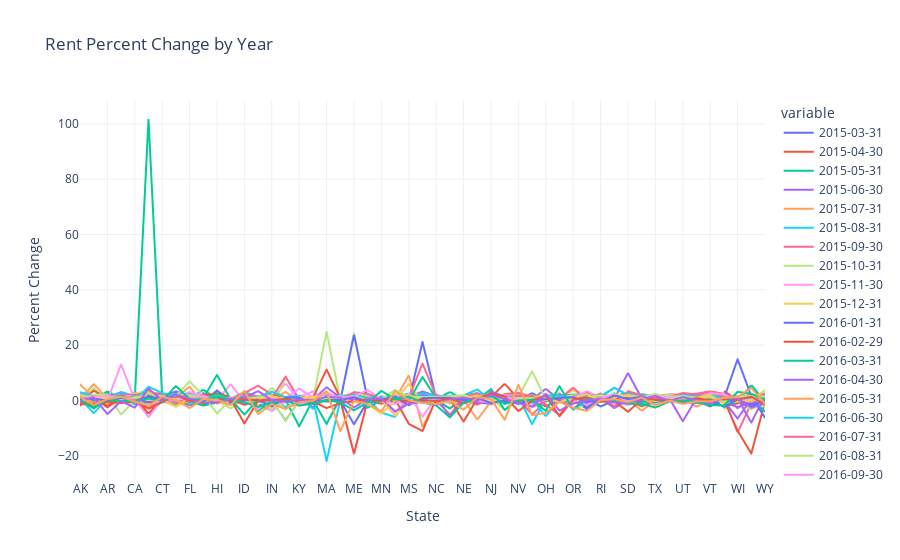

Notebook code for this chart:
### Code cell
px.line(rental_index.groupby('state_name').mean().pct_change(axis='columns')*100, title='Rent Percent Change by Year', template='plotly_white', labels={'state_name': 'State', 'value':'Percent Change'})
